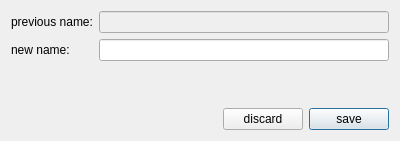
<?xml version="1.0" encoding="UTF-8"?>
<ui version="4.0">
 <class>DialogRename</class>
 <widget class="QDialog" name="DialogRename">
  <property name="windowModality">
   <enum>Qt::NonModal</enum>
  </property>
  <property name="geometry">
   <rect>
    <x>0</x>
    <y>0</y>
    <width>400</width>
    <height>141</height>
   </rect>
  </property>
  <property name="sizePolicy">
   <sizepolicy hsizetype="Fixed" vsizetype="Fixed">
    <horstretch>0</horstretch>
    <verstretch>0</verstretch>
   </sizepolicy>
  </property>
  <property name="windowTitle">
   <string>Rename</string>
  </property>
  <layout class="QVBoxLayout" name="verticalLayout">
   <item>
    <layout class="QGridLayout" name="gridLayout">
     <item row="0" column="0">
      <widget class="QLabel" name="label_2">
       <property name="text">
        <string>previous name:</string>
       </property>
      </widget>
     </item>
     <item row="1" column="0">
      <widget class="QLabel" name="label">
       <property name="text">
        <string>new name:</string>
       </property>
      </widget>
     </item>
     <item row="0" column="1">
      <widget class="QLineEdit" name="le_previous">
       <property name="enabled">
        <bool>false</bool>
       </property>
      </widget>
     </item>
     <item row="1" column="1">
      <widget class="QLineEdit" name="le_new"/>
     </item>
    </layout>
   </item>
   <item>
    <spacer name="verticalSpacer">
     <property name="orientation">
      <enum>Qt::Vertical</enum>
     </property>
     <property name="sizeHint" stdset="0">
      <size>
       <width>20</width>
       <height>40</height>
      </size>
     </property>
    </spacer>
   </item>
   <item>
    <layout class="QHBoxLayout" name="horizontalLayout">
     <item>
      <spacer name="horizontalSpacer">
       <property name="orientation">
        <enum>Qt::Horizontal</enum>
       </property>
       <property name="sizeHint" stdset="0">
        <size>
         <width>40</width>
         <height>20</height>
        </size>
       </property>
      </spacer>
     </item>
     <item>
      <widget class="QPushButton" name="btn_discard">
       <property name="palette">
        <palette>
         <active>
          <colorrole role="ButtonText">
           <brush brushstyle="SolidPattern">
            <color alpha="255">
             <red>255</red>
             <green>0</green>
             <blue>0</blue>
            </color>
           </brush>
          </colorrole>
         </active>
         <inactive>
          <colorrole role="ButtonText">
           <brush brushstyle="SolidPattern">
            <color alpha="255">
             <red>0</red>
             <green>0</green>
             <blue>0</blue>
            </color>
           </brush>
          </colorrole>
         </inactive>
         <disabled>
          <colorrole role="ButtonText">
           <brush brushstyle="SolidPattern">
            <color alpha="255">
             <red>120</red>
             <green>120</green>
             <blue>120</blue>
            </color>
           </brush>
          </colorrole>
         </disabled>
        </palette>
       </property>
       <property name="text">
        <string>discard</string>
       </property>
       <property name="icon">
        <iconset resource="resource.qrc">
         <normaloff>:/icons/cross-script.png</normaloff>:/icons/cross-script.png</iconset>
       </property>
      </widget>
     </item>
     <item>
      <widget class="QPushButton" name="pushButton_2">
       <property name="palette">
        <palette>
         <active>
          <colorrole role="ButtonText">
           <brush brushstyle="SolidPattern">
            <color alpha="255">
             <red>0</red>
             <green>0</green>
             <blue>255</blue>
            </color>
           </brush>
          </colorrole>
         </active>
         <inactive>
          <colorrole role="ButtonText">
           <brush brushstyle="SolidPattern">
            <color alpha="255">
             <red>0</red>
             <green>0</green>
             <blue>0</blue>
            </color>
           </brush>
          </colorrole>
         </inactive>
         <disabled>
          <colorrole role="ButtonText">
           <brush brushstyle="SolidPattern">
            <color alpha="255">
             <red>120</red>
             <green>120</green>
             <blue>120</blue>
            </color>
           </brush>
          </colorrole>
         </disabled>
        </palette>
       </property>
       <property name="text">
        <string>save</string>
       </property>
       <property name="icon">
        <iconset resource="resource.qrc">
         <normaloff>:/icons/disk--pencil.png</normaloff>:/icons/disk--pencil.png</iconset>
       </property>
       <property name="default">
        <bool>true</bool>
       </property>
      </widget>
     </item>
    </layout>
   </item>
  </layout>
 </widget>
 <resources>
  <include location="resource.qrc"/>
 </resources>
 <connections/>
</ui>
